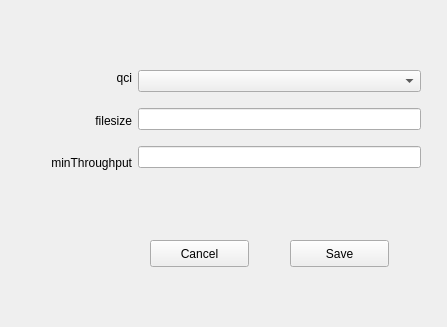
<?xml version="1.0" encoding="UTF-8"?>
<ui version="4.0">
 <class>AddFtpDlForm</class>
 <widget class="QWidget" name="AddFtpDlForm">
  <property name="geometry">
   <rect>
    <x>0</x>
    <y>0</y>
    <width>447</width>
    <height>327</height>
   </rect>
  </property>
  <property name="windowTitle">
   <string>Form</string>
  </property>
  <widget class="QPushButton" name="bt_save">
   <property name="geometry">
    <rect>
     <x>290</x>
     <y>240</y>
     <width>99</width>
     <height>27</height>
    </rect>
   </property>
   <property name="text">
    <string>Save</string>
   </property>
  </widget>
  <widget class="QPushButton" name="bt_cancel">
   <property name="geometry">
    <rect>
     <x>150</x>
     <y>240</y>
     <width>99</width>
     <height>27</height>
    </rect>
   </property>
   <property name="text">
    <string>Cancel</string>
   </property>
  </widget>
  <widget class="QWidget" name="layoutWidget">
   <property name="geometry">
    <rect>
     <x>50</x>
     <y>60</y>
     <width>371</width>
     <height>121</height>
    </rect>
   </property>
   <layout class="QHBoxLayout" name="horizontalLayout">
    <item>
     <layout class="QVBoxLayout" name="verticalLayout">
      <item>
       <widget class="QLabel" name="lbl_qci">
        <property name="text">
         <string>qci</string>
        </property>
        <property name="alignment">
         <set>Qt::AlignRight|Qt::AlignTrailing|Qt::AlignVCenter</set>
        </property>
       </widget>
      </item>
      <item>
       <widget class="QLabel" name="lbl_filesize">
        <property name="text">
         <string>filesize</string>
        </property>
        <property name="alignment">
         <set>Qt::AlignRight|Qt::AlignTrailing|Qt::AlignVCenter</set>
        </property>
       </widget>
      </item>
      <item>
       <widget class="QLabel" name="lbl_minThroughput">
        <property name="text">
         <string>minThroughput</string>
        </property>
        <property name="alignment">
         <set>Qt::AlignRight|Qt::AlignTrailing|Qt::AlignVCenter</set>
        </property>
       </widget>
      </item>
     </layout>
    </item>
    <item>
     <layout class="QVBoxLayout" name="verticalLayout_2">
      <item>
       <widget class="QComboBox" name="qciComboFtpDl"/>
      </item>
      <item>
       <widget class="QLineEdit" name="tet_filesize"/>
      </item>
      <item>
       <widget class="QLineEdit" name="tet_minThroughput"/>
      </item>
     </layout>
    </item>
   </layout>
  </widget>
 </widget>
 <resources/>
 <connections/>
</ui>
